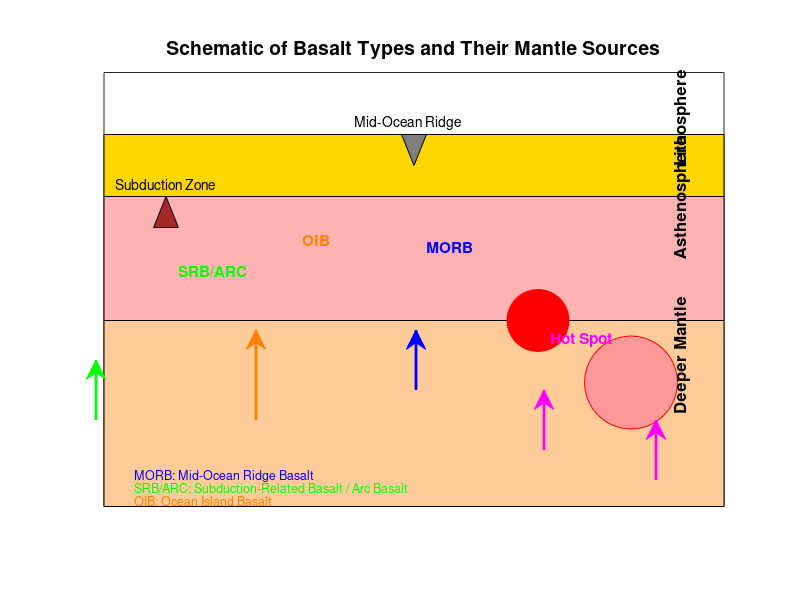

This chart was generated by the following MATLAB code:
function generate_basalt_schematic()
    % Create figure
    figure('Position', [100, 100, 800, 1000]);
    hold on;
    axis equal;
    
    % Define colors with built-in alpha
    lithosphere_color = [1.0, 0.843, 0.0];  % Gold
    asthenosphere_color = [1.0, 0.7, 0.7];   % Light red
    deep_mantle_color = [1.0, 0.8, 0.6];     % Light orange
    
    % Draw layers
    % Deep mantle
    rectangle('Position', [0, -3, 10, 3], 'FaceColor', deep_mantle_color, 'EdgeColor', 'k');
    % Asthenosphere
    rectangle('Position', [0, 0, 10, 2], 'FaceColor', asthenosphere_color, 'EdgeColor', 'k');
    % Lithosphere
    rectangle('Position', [0, 2, 10, 1], 'FaceColor', lithosphere_color, 'EdgeColor', 'k');
    
    % Draw mid-ocean ridge
    ridge_x = [4.8, 5.0, 5.2];
    ridge_y = [3.0, 2.5, 3.0];
    fill(ridge_x, ridge_y, [0.5, 0.5, 0.5], 'EdgeColor', 'k');
    
    % Draw subduction zone (triangle)
    subduction_x = [1.0, 0.8, 1.2];
    subduction_y = [2.0, 1.5, 1.5];
    fill(subduction_x, subduction_y, [0.65, 0.16, 0.16], 'EdgeColor', 'k');
    
    % Draw hot spots using filled circles
    theta = 0:pi/20:2*pi;
    % Hot spot 1
    x_circle1 = 7 + 0.5*cos(theta);
    y_circle1 = 0 + 0.5*sin(theta);
    fill(x_circle1, y_circle1, 'r', 'EdgeColor', 'r');
    
    % Hot spot 2
    x_circle2 = 8.5 + 0.75*cos(theta);
    y_circle2 = -1 + 0.75*sin(theta);
    fill(x_circle2, y_circle2, [1, 0.6, 0.6], 'EdgeColor', 'r');
    
    % Draw melt pathways with annotation arrows
    % MORB pathway
    annotation('arrow', [0.52, 0.52], [0.35, 0.45], 'Color', 'b', 'LineWidth', 2);
    text(5.2, 1.2, 'MORB', 'Color', 'b', 'FontSize', 11, 'FontWeight', 'bold');
    
    % Subduction zone pathway
    annotation('arrow', [0.12, 0.12], [0.3, 0.4], 'Color', 'g', 'LineWidth', 2);
    text(1.2, 0.8, 'SRB/ARC', 'Color', 'g', 'FontSize', 11, 'FontWeight', 'bold');
    
    % Hot spot pathways
    annotation('arrow', [0.68, 0.68], [0.25, 0.35], 'Color', 'm', 'LineWidth', 2);
    annotation('arrow', [0.82, 0.82], [0.2, 0.3], 'Color', 'm', 'LineWidth', 2);
    text(7.2, -0.3, 'Hot Spot', 'Color', 'm', 'FontSize', 11, 'FontWeight', 'bold');
    
    % OIB pathway
    annotation('arrow', [0.32, 0.32], [0.3, 0.45], 'Color', [1, 0.5, 0], 'LineWidth', 2);
    text(3.2, 1.3, 'OIB', 'Color', [1, 0.5, 0], 'FontSize', 11, 'FontWeight', 'bold');
    
    % Add layer labels
    text(9.3, 2.5, 'Lithosphere', 'FontSize', 12, 'Rotation', 90, 'FontWeight', 'bold');
    text(9.3, 1.0, 'Asthenosphere', 'FontSize', 12, 'Rotation', 90, 'FontWeight', 'bold');
    text(9.3, -1.5, 'Deeper Mantle', 'FontSize', 12, 'Rotation', 90, 'FontWeight', 'bold');
    
    % Add feature labels
    text(4.9, 3.2, 'Mid-Ocean Ridge', 'FontSize', 10, 'HorizontalAlignment', 'center');
    text(1.0, 2.2, 'Subduction Zone', 'FontSize', 10, 'HorizontalAlignment', 'center');
    
    % Set plot properties
    xlim([0, 10]);
    ylim([-3, 4]);
    set(gca, 'XTick', [], 'YTick', []);
    box on;
    
    % Title
    title('Schematic of Basalt Types and Their Mantle Sources', ...
          'FontSize', 14, 'FontWeight', 'bold');
    
    % Add explanation text
    text(0.5, -2.5, 'MORB: Mid-Ocean Ridge Basalt', 'Color', 'b', 'FontSize', 9);
    text(0.5, -2.7, 'SRB/ARC: Subduction-Related Basalt / Arc Basalt', 'Color', 'g', 'FontSize', 9);
    text(0.5, -2.9, 'OIB: Ocean Island Basalt', 'Color', [1, 0.5, 0], 'FontSize', 9);
    
    hold off;
end